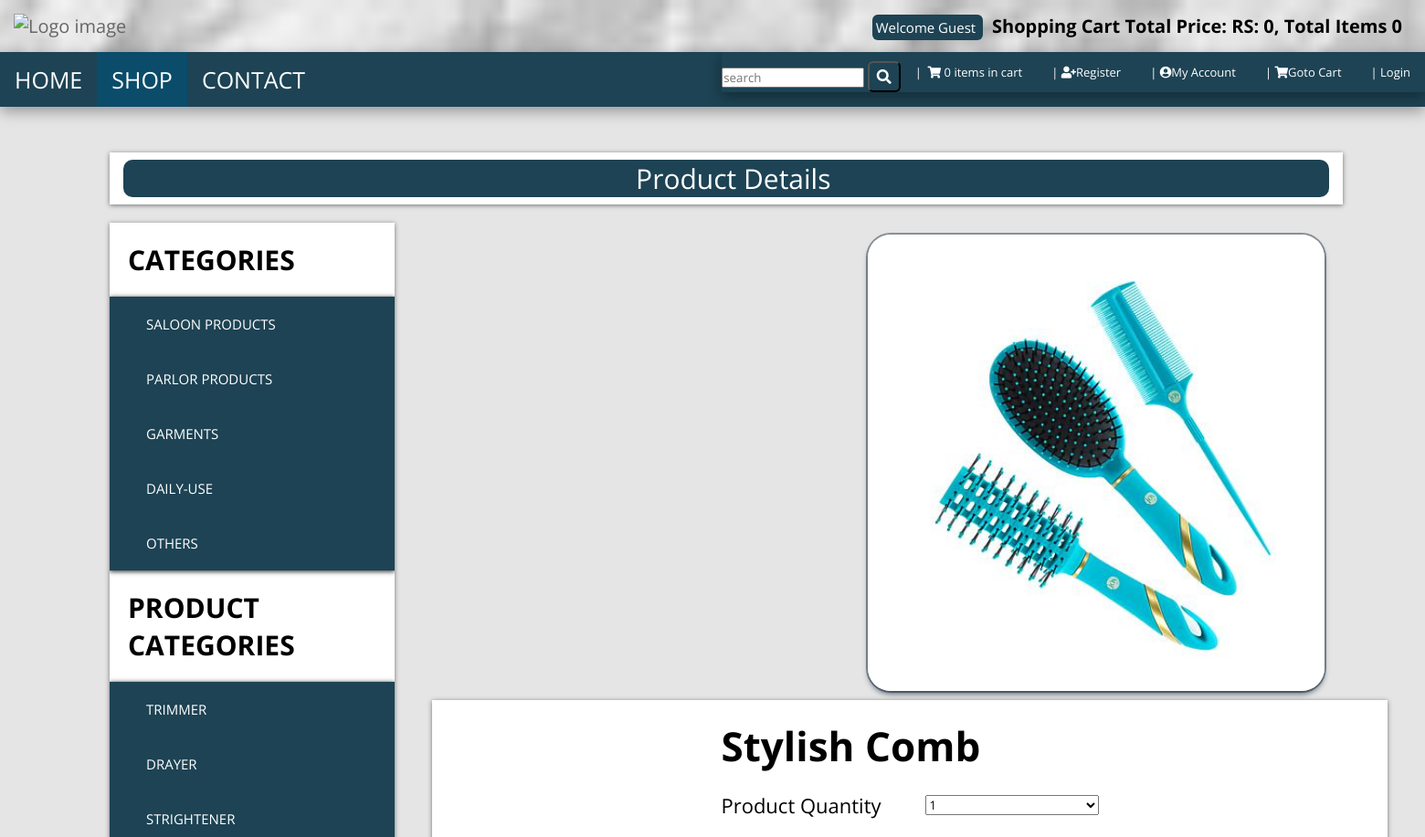
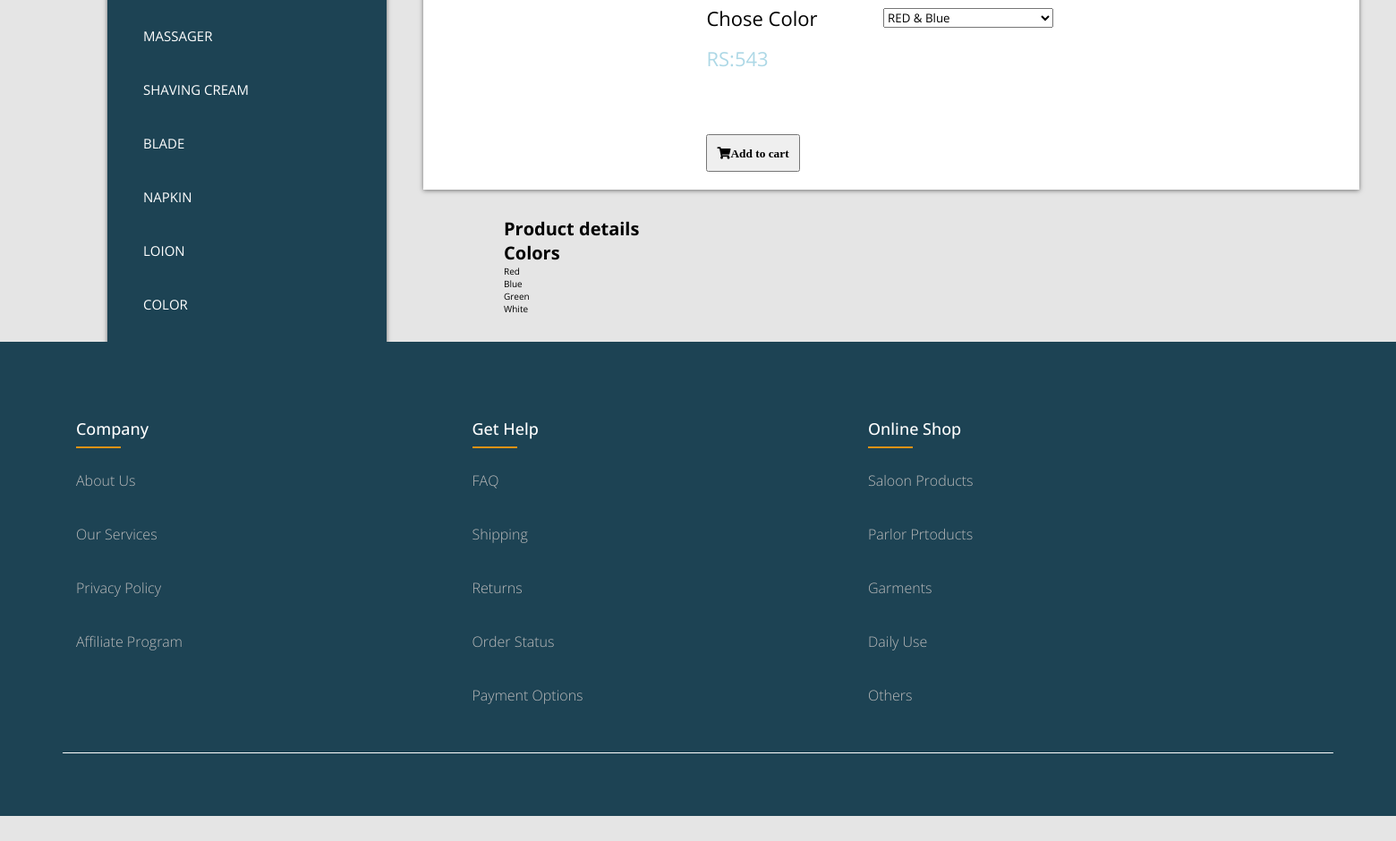
The app's page /details.php?pro_id=32 with its own data (2 pictures, top to bottom).
### tables this page shows
CREATE TABLE `categories` (
  `cat_id` int(100) NOT NULL,
  `cat_title` text NOT NULL,
  `cat_desc` text NOT NULL
);

CREATE TABLE `product_category` (
  `p_cat_id` int(10) NOT NULL,
  `p_cat_title` text NOT NULL,
  `p_cat_desc` text NOT NULL,
  `p_cat_img` int(11) NOT NULL
);

CREATE TABLE `products` (
  `product_id` int(10) NOT NULL,
  `p_cat_id` int(10) NOT NULL,
  `cat_id` int(10) NOT NULL,
  `date` timestamp NOT NULL DEFAULT current_timestamp() ON UPDATE current_timestamp(),
  `product_title` text NOT NULL,
  `product_img1` text NOT NULL,
  `product_img2` text NOT NULL,
  `product_img3` text NOT NULL,
  `product_price` int(10) NOT NULL,
  `product_desc` text NOT NULL,
  `product_keyword` text NOT NULL
);

### functions/functions.php (the view, shortened to what this page needs)
<?php
$db=mysqli_connect("localhost","root","","e_com");
function getUserIp(){
	switch (true) {
				default : return $_SERVER['REMOTE_ADDR'];
	}
}
function item(){
	global $db;
	$ip_add=getUserIp();
	$get_items="select * from cart where ip_add='$ip_add'";
	$run_item=mysqli_query($db,$get_items);
	$count=mysqli_num_rows($run_item);
	echo $count;
}
function totalPrice(){
	$total=0;
echo $total;
}
function getPCats(){
    global $db;
    $get_p_cats="select * from product_category";
    $run_p_cats=mysqli_query($db,$get_p_cats);
    while ($row_p_cats=mysqli_fetch_array($run_p_cats)) {
        $p_cat_id=$row_p_cats['p_cat_id'];
        $p_cat_title=$row_p_cats['p_cat_title'];
        echo "<li><a href='trimer.php?p_cat=$p_cat_id'>$p_cat_title</a></li>";
    }
}
function getCat(){
    global $db;
    $get_cat="select * from categories";
    $run_cat=mysqli_query($db,$get_cat);
    while ($row_cat=mysqli_fetch_array($run_cat)) {
        $cat_id=$row_cat['cat_id'];
        $cat_title=$row_cat['cat_title'];
        echo "<li><a href='trimer.php?cat_id=$cat_id'>$cat_title</a></li>";
    }
}
  ?>

### details.php (shortened to what this page needs)
<?php
include("includes/db.php");
include("functions/functions.php");
  ?>
<?php
if(isset($_GET['pro_id'])){
  $pro_id=$_GET['pro_id'];
  $get_product="select * from products where product_id='$pro_id'";
  $run_product=mysqli_query($con,$get_product);
  $row_product=mysqli_fetch_array($run_product);
  $p_title=$row_product['product_title'];
  $p_price=$row_product['product_price'];
  $p_img1=$row_product['product_img1'];
}
  ?>
<!DOCTYPE html>
<html lang="en">
<head>
<link rel="stylesheet" href="https://cdnjs.cloudflare.com/ajax/libs/font-awesome/4.7.0/css/font-awesome.min.css">
    <link rel="stylesheet" href="https://cdnjs.cloudflare.com/ajax/libs/OwlCarousel2/2.3.4/assets/owl.carousel.min.css">
    <link rel="stylesheet" href="https://cdnjs.cloudflare.com/ajax/libs/font-awesome/5.15.2/css/all.min.css">
    <link rel="stylesheet" href="style.css">
</head>
<body>
<header>
<div class="header-1">
    <a href="index.php" class="logo" > <img src="https://global-uploads.webflow.com/5e157548d6f7910beea4e2d6/612d7e1b1e7961cb4cf8cf4b_logo_18771c89-12be-4fa8-a9b1-688c4483410e.png" alt="Logo image" class="hidden-xs">  </a>
<div class="col-md-6 offer">
    <a href="#" class="btn btn-sucess btn-sm">
           <?php
        if (!isset($_SESSION['customer_email'])){
        echo "Welcome Guest";
      }else{
      echo "Welcome: " .$_SESSION['customer_email'] . "";
    }
        ?>
    </a>
<a id="pr" href="#"> Shopping Cart Total Price: RS: <?php totalPrice(); ?>, Total Items <?php item(); ?></a>
</div>
</div>
<div class="header-2">
<nav class="navbar">
     <ul >
            <li><a  href="index.php">HOME</a></li>
            <li><a class="active" href="trimer.php">SHOP</a></li>
            <li><a href="contactus.php">CONTACT</a></li>
       <div class="col-md-6">
        <ul class="menu">
            <li>
                         <div class="collapse clearfix" id="search">
                             <form class="navbar-form" method="get" action="result.php">
                                 <div class="input-group">
                                     <input type="text" name="user_query" placeholder="search" class="form-control" required="">
                                     <button type="submit" value="search" name="search" class="btn btn-primary">
                                         <i class="fa fa-search"></i>
                                     </button>
                                 </div>
                             </form>
                         </div>
                   </li>
                <li>
                  <a href="cart.php" class="">
                    <i class="fa fa-shopping-cart"></i>
                      <span><?php item(); ?> items in cart</span>
                        </a>
                </li>
                   <li>
                   <a  href="customer_registration.php"><i class="fa fa-user-plus"></i>Register</a></li>
                   <li>
                   <a href="customer/my_account.php"><i class="fa fa-user-circle"></i>My Account</a></li>
                   <li>
                   <a href="cart.php"><i class="fa fa-shopping-cart"></i>Goto Cart</a></li>
                   <li>
                     <?php
                    if (!isset($_SESSION['customer_email'])){
                    echo "<a href='checkout.php'>Login</a>";
                         } else{
                    echo "<a href='logout.php'>Logout</a>";
                         }
                    ?></li>
             </ul>
       </div>
</ul>
</nav></div></header>
<section class="content" id="content">
  <div class="container">
    <div class="col-md-12">
      <ul class="breadcrumb">
        <li><span>Product Details</span></li>
          </ul>
           </div></div></section>
  <div class="content1" id="content1">
  <div class="container1">
    <div class="col-md-3">
      <?php
      include("includes/sidebar.php");
      ?>
    </div>
    </div>
     </div>
<div class="slides">
<div class="mySlides fade">
  <img src="admin_area/product_images/<?php echo $p_img1 ?>" width="500" height="500">
</div>
<a class="prv" onclick="plusSlides(-1)">&#10094;</a>
<a class="net" onclick="plusSlides(1)">&#10095;</a>
</div>
<div class="co-md-6">
  <div class="bx">
    <h1 class="text-center"><?php echo $p_title ?></h1>
    <form action="details.php?add_cart=<?php echo $pro_id ?>" method="post" class="form-horizontal">
      <div class="form-group">
        <label class="col-md-5 control-label" >Product Quantity</label>
        <div class="col-md-7">
          <select name="product_qty" class="form-control">
            <option>1</option>
          </select>
        </div>
      </div>
    <div class="form-group">
      <label class="col-md-5 control-label" >Chose Color</label>
      <div class="col-md-7">
        <select name="product_size" class="form-control">
          <option>RED & Blue</option>
        </select>
      </div>
    </div>
    <p class="price">RS:<?php echo $p_price; ?></p>
    <p class="text-center buttons">
      <button class="btn-prim" type="submit"><i class=" fa fa-shopping-cart">Add to cart</i></button>
    </p>
  </form>
  </div>
</div>
<div class="boxa" id="details">
  <h4>Product details</h4>
  <h4>Colors</h4>
  <ul>
    <li>Red</li>
     <li>Blue</li>
      <li>Green</li>
       <li>White</li>
  </ul>
</div>
   <?php
      include("includes/footer.php");
      ?>
</body></html>

### style.css (style rules this page uses)
:root { --blue:#2980b9; }
* { font-family: 'Open Sans', sans-serif; margin:0; padding:0; box-sizing: border-box; text-transform: ; text-decoration: none; transition: all .2s cubic-bezier(.37,1.14,.26,1.24); }
html { font-size: 62.5%; overflow-x: hidden; background-color: rgba(0,0,0,.1); }
.header-1 { background-color: #f2f2f2; background: url(website/all/back.jpg) no-repeat; background-blend-mode: multiply; background-size: cover; background-position: center; background-attachment: fixed; padding:4rem 1rem; text-align: center; }
header .header-1 { display: flex; align-items: center; justify-content: space-between; padding:1.5rem; width: 100%; z-index: 10; }
header .header-1 .logo { font-size: 2rem; color:#666; }
header .header-1 .logo img { width:20rem; }
.btn { background-color: #1d4354; color: #fff; padding: .4rem .8rem; font-size:1.6rem; cursor: pointer; border-radius: .6rem; margin-top: 1rem; }
.buttons { color }
.offer #pr { font-size: 2rem; color: black; font-weight: bold; margin: 1rem; }
.menu > li a:before { content: "|\00a0"; align-items: center; }
.menu { text-decoration: underline; }
.col-md-6 .menu { font-size: 1.3rem; }
.content { width: 90%; box-shadow: ; float: left; margin-top: 8rem; display: flex; margin-left: 11rem; z-index: ; padding: 1rem; }
.buttons { display: flex; font-size: 15px; }
.header-2 { font-size: 2.5rem; height: 2rem; }
.navbar ul { list-style: none; margin: 0; padding: 0; overflow: hidden; background: #1d4354; position: -webkit-sticky; position: sticky; top: 0; box-shadow: rgba(0, 0, 0, 0.35) 0rem .5rem 1.5rem; z-index: 20000; }
.navbar ul li { float: left; }
.header-2 .navbar a { display: block; text-align: center; padding: 1.3rem 1.6rem; text-decoration: none; color:#fff; }
.navbar .active { margin-left: ; background-color: #0a4c6a; }
.menu { font-size: 1.6rem; float: right; margin-top: 1rem; }
.active, .dot:hover { background-color: #717171; }
.fade { -webkit-animation-name: fade; -webkit-animation-duration: 1.5s; animation-name: fade; animation-duration: 1.5s; }
.col-md-12 { padding: 8px 15px; background-color: #fff; box-shadow: 0 1px 5px rgba(0, 0, 0, 0.5); font-size: 3rem; width: 135rem; z-index: 0; margin: auto; }
.breadcrumb { list-style: none; text-align: center; z-index: 0; color: #fff; border-radius: 1rem; background-color: #1d4354; }
.breadcrumb span { text-align: center; }
.breadcrumb :before { content: "\00a0"; color: #cccccc; z-index: 0; }
.content1 { box-shadow: 0 1px 5px rgba(0, 0, 0, 0.5); background-color: #ffffff; border: 2 solid black; margin-left: 12rem; margin-top: rem; text-align: center; display:flex; float: left; position: relative; width: 20%; overflow-y: scroll; top: 1rem; bottom: 33rem; height: 113rem; }
.panel-body ul a { color: #fff; margin-left: rem; text-align: left; padding: 2rem; }
.panel-body ul li { z-index: 0; color: #fff; padding: 2rem; text-align: left; font-size: 15px; }
.slides { width: 50rem; margin-left: 95rem; position: relative; margin-top:18rem; box-shadow: rgba(6, 24, 44, 0.4) 0rem 0rem 0rem .2rem, rgba(6, 24, 44, 0.65) 0rem .4rem .6rem -0.1rem, rgba(255, 255, 255, 0.08) 0rem .1rem 0rem; border-radius: 2.5rem; z-index: 0rem; background:; }
.slides img { border-radius:2.5rem; z-index: 0rem; display: flex; }
.prv, .net { cursor: pointer; position: absolute; top: 50%; width: auto; padding: 1.6rem; margin-top: -2.2rem; color: white; font-weight: bold; font-size: 1.8rem; transition: 0.6s ease; border-radius: 0 .3rem .3rem 0; user-select: none; }
.net { right: 0; border-radius: .3rem 0 0 .3rem; }
.co-md-6 { display: ; background-color: #ffffff; width: 67%; display: flex; margin: auto; box-shadow: 0 1px 5px rgba(0, 0, 0, 0.5); margin-top: 1rem; margin-bottom: 3rem; }
.co-md-6 .bx { font-size: 22px; margin-left: 24rem; margin: auto; padding: 2rem; }
.form-group { display: flex; padding-bottom: .5rem; padding-top: 2rem; }
.col-md-7 { margin: auto; align-items: center; }
.col-md-7 .form-control { width: 19rem; margin-left: 4.8rem; float: right; }
.price { color: lightblue; padding-top: 1rem; padding-bottom: 1rem; }
.boxa { margin-left: 56.3rem; width: 67%; text-align: justify; }
#details h4 { font-size: 2rem; }
#details li { list-style: none; }
.btn-sm { padding: .4rem; font-size: 1.5rem; }
.text-center button { padding: 1rem; margin-top: 6rem; float: right; }

### records on screen
categories: cat_title "SALOON PRODUCTS"
categories: cat_title "PARLOR PRODUCTS"
categories: cat_title "GARMENTS"
categories: cat_title "DAILY-USE"
categories: cat_title "OTHERS"
product_category: p_cat_title "TRIMMER"
product_category: p_cat_title "DRAYER"
product_category: p_cat_title "STRIGHTENER"
product_category: p_cat_title "MASSAGER"
product_category: p_cat_title "SHAVING CREAM"
product_category: p_cat_title "BLADE"
product_category: p_cat_title "NAPKIN"
product_category: p_cat_title "LOION"
product_category: p_cat_title "COLOR"
products: product_img1 (picture), product_title "Stylish Comb", product_price "543"

### other values on screen
$total "0"
$count "0 0"
